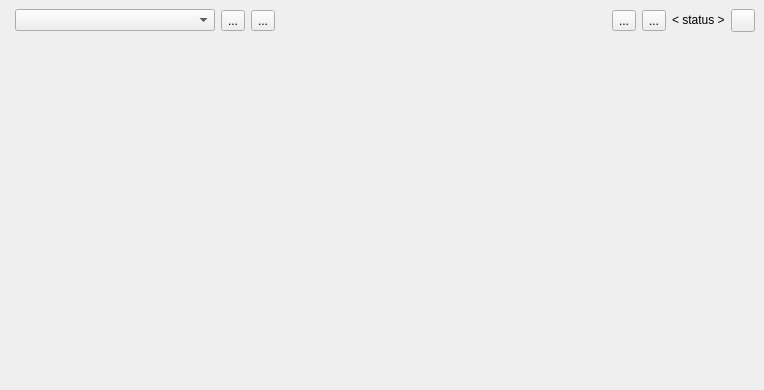
<?xml version="1.0" encoding="UTF-8"?>
<ui version="4.0">
 <class>TabloWindow</class>
 <widget class="QMainWindow" name="TabloWindow">
  <property name="geometry">
   <rect>
    <x>0</x>
    <y>0</y>
    <width>764</width>
    <height>390</height>
   </rect>
  </property>
  <property name="windowTitle">
   <string>Метеотабло</string>
  </property>
  <widget class="QWidget" name="centralwidget">
   <layout class="QGridLayout" name="gridLayout">
    <item row="0" column="6">
     <widget class="CalendarButton" name="btnselectdt">
      <property name="toolTip">
       <string>Выбрать дату и время</string>
      </property>
      <property name="text">
       <string>...</string>
      </property>
     </widget>
    </item>
    <item row="0" column="7">
     <widget class="QLabel" name="statusLabel">
      <property name="sizePolicy">
       <sizepolicy hsizetype="Maximum" vsizetype="Preferred">
        <horstretch>0</horstretch>
        <verstretch>0</verstretch>
       </sizepolicy>
      </property>
      <property name="text">
       <string>&lt; status &gt;</string>
      </property>
     </widget>
    </item>
    <item row="0" column="3">
     <widget class="QToolButton" name="deletePresetBtn">
      <property name="toolTip">
       <string>Удалить набор станций</string>
      </property>
      <property name="text">
       <string>...</string>
      </property>
      <property name="icon">
       <iconset>
        <normaloff>../../etc/icons/delete.png</normaloff>../../etc/icons/delete.png</iconset>
      </property>
     </widget>
    </item>
    <item row="0" column="1">
     <widget class="QComboBox" name="presetCombo">
      <property name="minimumSize">
       <size>
        <width>200</width>
        <height>0</height>
       </size>
      </property>
     </widget>
    </item>
    <item row="0" column="4">
     <spacer name="horizontalSpacer">
      <property name="orientation">
       <enum>Qt::Horizontal</enum>
      </property>
      <property name="sizeType">
       <enum>QSizePolicy::Expanding</enum>
      </property>
      <property name="sizeHint" stdset="0">
       <size>
        <width>659</width>
        <height>20</height>
       </size>
      </property>
     </spacer>
    </item>
    <item row="2" column="0" colspan="9">
     <widget class="::meteo::TabloWidget" name="tablo" native="true">
      <property name="sizePolicy">
       <sizepolicy hsizetype="Preferred" vsizetype="MinimumExpanding">
        <horstretch>0</horstretch>
        <verstretch>0</verstretch>
       </sizepolicy>
      </property>
     </widget>
    </item>
    <item row="0" column="2">
     <widget class="QToolButton" name="savePresetBtn">
      <property name="toolTip">
       <string>Добавить набор станций</string>
      </property>
      <property name="text">
       <string>...</string>
      </property>
      <property name="icon">
       <iconset>
        <normaloff>../../etc/icons/add.png</normaloff>../../etc/icons/add.png</iconset>
      </property>
     </widget>
    </item>
    <item row="0" column="8">
     <widget class="QToolButton" name="btncleardt">
      <property name="toolTip">
       <string>Сбросить дату и время до текущих</string>
      </property>
      <property name="text">
       <string/>
      </property>
      <property name="icon">
       <iconset>
        <normaloff>:/meteo/icons/clear.png</normaloff>:/meteo/icons/clear.png</iconset>
      </property>
     </widget>
    </item>
    <item row="0" column="5">
     <widget class="QToolButton" name="sortButton">
      <property name="toolTip">
       <string>Переключение режимов перетаскивания/сортировки</string>
      </property>
      <property name="text">
       <string>...</string>
      </property>
      <property name="icon">
       <iconset>
        <normaloff>../../etc/icons/sort.png</normaloff>../../etc/icons/sort.png</iconset>
      </property>
      <property name="checkable">
       <bool>true</bool>
      </property>
      <property name="checked">
       <bool>false</bool>
      </property>
     </widget>
    </item>
   </layout>
  </widget>
 </widget>
 <customwidgets>
  <customwidget>
   <class>CalendarButton</class>
   <extends>QToolButton</extends>
   <header location="global">meteo/commons/ui/custom/calendarbtn.h</header>
   <container>1</container>
  </customwidget>
  <customwidget>
   <class>::meteo::TabloWidget</class>
   <extends>QWidget</extends>
   <header location="global">meteo/commons/ui/meteotablo/tablowidget.h</header>
   <container>1</container>
  </customwidget>
 </customwidgets>
 <resources/>
 <connections/>
</ui>
